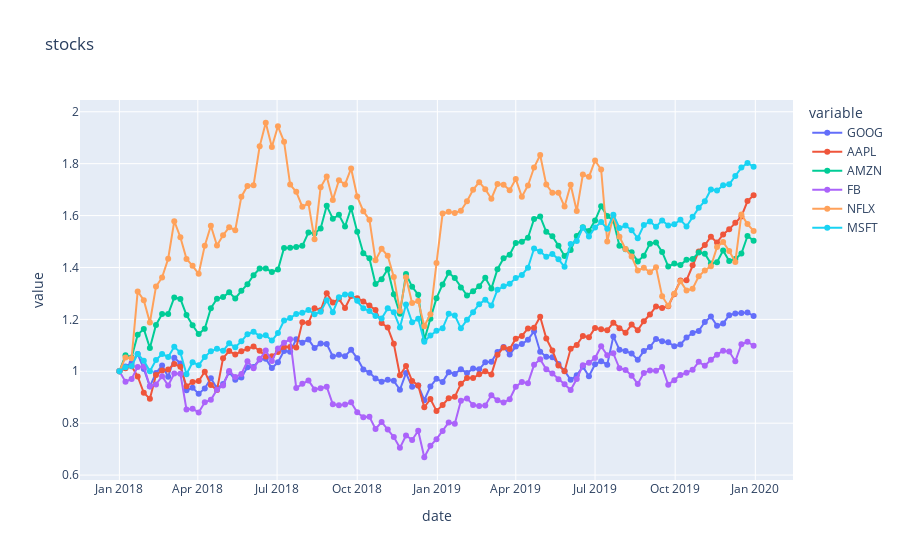

Source (notebook cell):
### Markdown cell above
### The stocks dataset

*Hints*:
- Turn stocks dataframe into a structure that can be picked up easily with plotly express

### Code cell
# YOUR CODE HERE
df = px.data.stocks() 

fig = px.line(df, x="date", y=['GOOG', 'AAPL', 'AMZN', 'FB', 'NFLX', 'MSFT'], markers = True, title="stocks")


fig.show()
